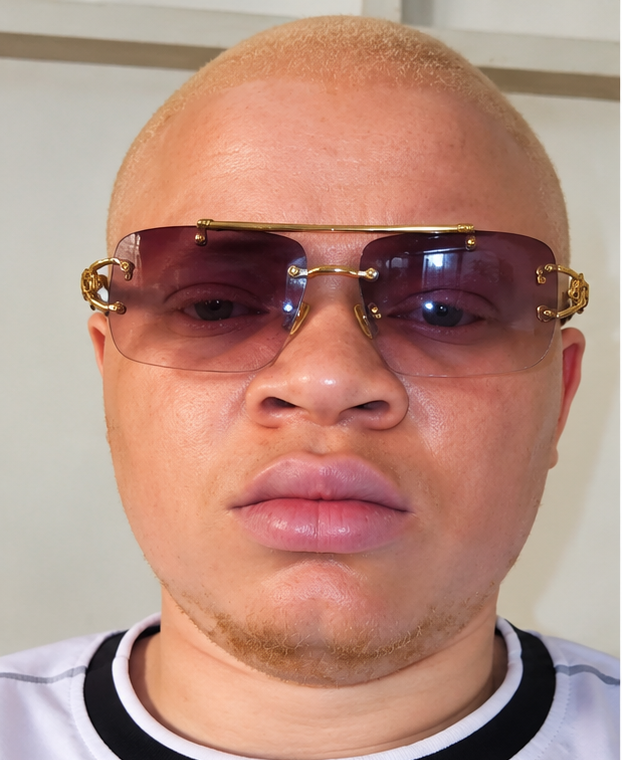
#> input picture tools/gen3d/input/photo_face.png, 622 x 760 px, found by its file name
$ python deglass.py input/photo_face.png input/photo_gauche.png
#> lines starting #> are read from the running program, lines starting #| are printed output that depends on the picture; after the words box and inside, x2 and y2 are one past the last pixel; in counts of white or black regions, pixels touching at a corner belong together
"""Enlève les lunettes des photos du visage (avant la génération 3D de la tête).

Les lunettes seront un objet 3D séparé : il ne faut pas qu'elles soient fondues dans le
relief ni peintes sur la peau. Méthode (sans GPU) :
  - verres teintés : on corrige la teinte (transfert de couleur Lab vers la peau voisine),
    ce qui garde les yeux et les paupières visibles à travers ;
  - monture fine (barre, pont, charnières, branche) : reconstruction par inpainting.
Les zones sont décrites à la main pour ces photos (coordonnées en pixels).
Usage : python deglass.py dossier_entree dossier_sortie
"""
import os
import sys

import cv2
import numpy as np

INP, OUT = sys.argv[1], sys.argv[2]
os.makedirs(OUT, exist_ok=True)

ZONES = {
    "photo_face.png": {
        "verres": [
            [(125, 232), (300, 232), (306, 300), (292, 345), (255, 373), (170, 369), (120, 346), (106, 300), (110, 255)],
            [(360, 232), (556, 238), (562, 272), (546, 332), (510, 370), (420, 377), (380, 357), (364, 320), (357, 262)],
        ],
        "peau": [(150, 395, 260, 450), (380, 395, 500, 450)],   # rectangles de joue (référence de couleur)
        "monture": {
            "lignes": [((195, 226), (475, 229), 9), ((292, 276), (378, 274), 8), ((297, 268), (300, 330), 6),
                       ((372, 268), (370, 330), 6)],
            "taches": [[(76, 258), (132, 258), (134, 316), (76, 316)], [(532, 258), (592, 258), (592, 318), (532, 318)]],
        },
    },
    "photo_gauche.png": {
        "verres": [[(36, 238), (132, 243), (162, 330), (152, 396), (110, 404), (38, 391), (14, 340), (10, 270)]],
        "peau": [(170, 400, 300, 470)],
        "monture": {
            "lignes": [((150, 262), (330, 246), 24), ((330, 246), (495, 234), 22), ((495, 234), (530, 236), 14)],
            "taches": [[(140, 240), (220, 240), (222, 292), (140, 292)], [(0, 300), (40, 300), (40, 380), (0, 380)]],
        },
    },
}
ZONES["photo_droite.png"] = ZONES["photo_gauche.png"]   # même cadrage, même côté du visage


def poly_mask(shape, polys):
    m = np.zeros(shape[:2], np.uint8)
    for p in polys:
        cv2.fillPoly(m, [np.array(p, np.int32)], 255)
    return m


for name, z in ZONES.items():
    path = os.path.join(INP, name)
    if not os.path.exists(path):
        continue
    im = cv2.imread(path)
#> im is the input picture: shape (760, 622, 3); mean B, G, R 128, 142.1, 181.9
    lab = cv2.cvtColor(im, cv2.COLOR_BGR2LAB).astype(np.float32)
    lens = poly_mask(im.shape, z["verres"]) > 0
#> after the loop in poly_mask, `for p in polys:`:
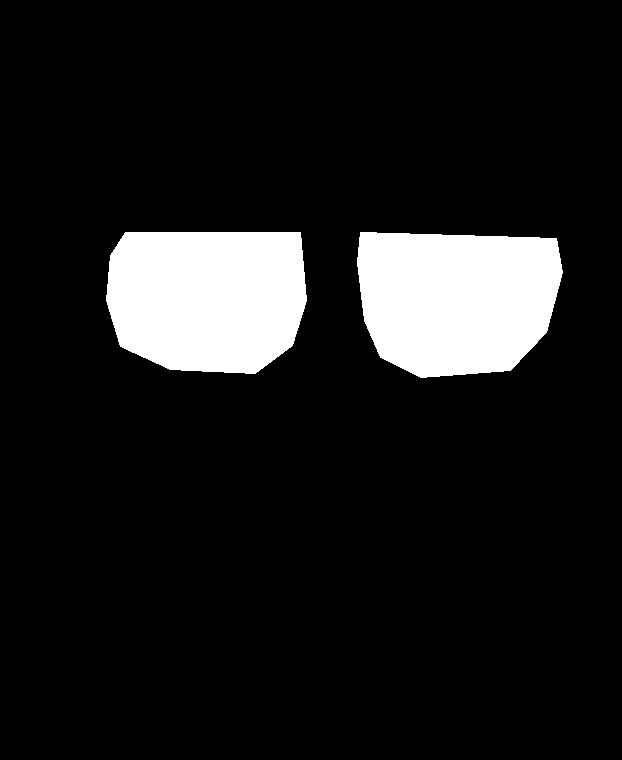
#> m: shape (760, 622); 10.6% white; 2 white regions, box (x1, y1, x2, y2) and area: (357, 232, 563, 378) 25171, (106, 232, 307, 374) 25058
    skin = np.zeros(im.shape[:2], bool)
    for x0, y0, x1, y1 in z["peau"]:
        skin[y0:y1, x0:x1] = True
    # transfert de couleur : moyenne/écart-type du verre -> ceux de la peau (L un peu plus sombre :
    # la zone des yeux est naturellement plus ombrée)
    out = lab.copy()
    for c in range(3):
        ls, lsd = lab[lens, c].mean(), lab[lens, c].std() + 1e-6
        ss, ssd = lab[skin, c].mean(), lab[skin, c].std() + 1e-6
        if c == 0:
            # luminosité : on garde le dessin des yeux, un peu plus sombre que la joue (zone d'ombre)
            gain = float(np.clip(ssd / lsd, 0.8, 1.3))
            val = (lab[:, :, 0] - ls) * gain + ss - 12.0
        else:
            # couleur : celle de la peau, avec 30 % des variations d'origine
            val = (lab[:, :, c] - ls) * 0.3 + ss
        out[:, :, c] = np.where(lens, val, lab[:, :, c])
#> this loop made 3 passes
#> (ls, lsd, ss, ssd, gain) on pass 1: (74.49, 41.55, 169, 26.93, 0.8)
#> (ls, lsd, ss, ssd) on passes 2 to 3: (149.8, 7.27, 152.9, 3.82), (137, 10.54, 150.2, 4.63)
#> pass 1, `val = (lab[:, :, 0] - ls) * gain + ss - 12.0`:
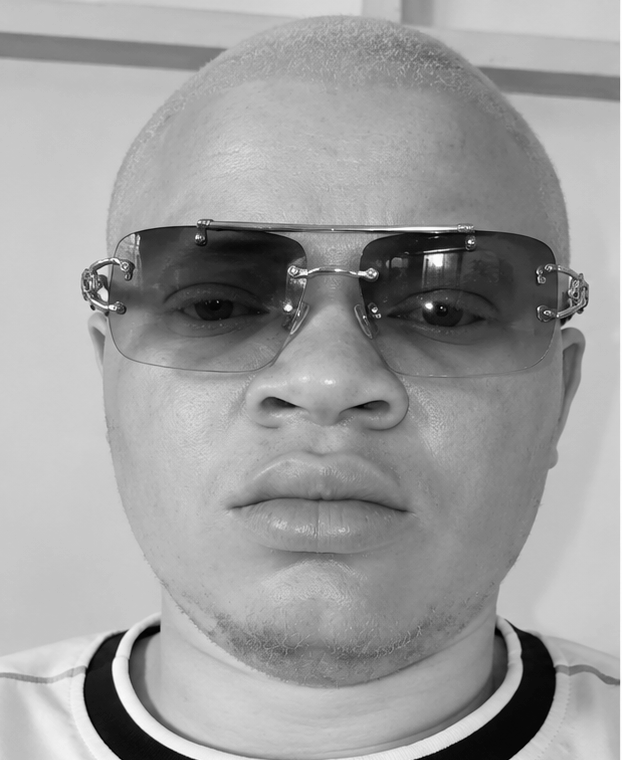
#> val: shape (760, 622) float32; min 97.42, max 301.4, mean 224.3; drawn with min black and max white
#> after the loop:
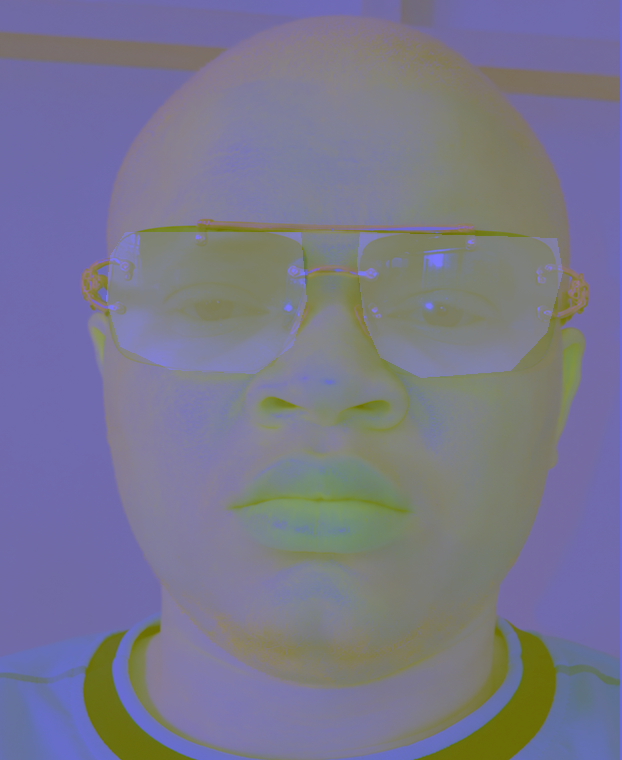
#> out: shape (760, 622, 3) float32; mean B, G, R 167.3, 142.2, 143.3; drawn with min black and max white
    fixed = cv2.cvtColor(np.clip(out, 0, 255).astype(np.uint8), cv2.COLOR_LAB2BGR)
    # bord du verre adouci (évite une marque nette)
    soft = cv2.GaussianBlur(lens.astype(np.float32), (0, 0), 6.0)[:, :, None]
    blend = (fixed * soft + im * (1 - soft)).astype(np.uint8)
    # monture : inpainting des barres, du pont, des charnières, de la branche et du contour des verres
    frame = np.zeros(im.shape[:2], np.uint8)
    for (a, b, t) in z["monture"]["lignes"]:
        cv2.line(frame, a, b, 255, t)
#> frame: shape (760, 622); 1% white; 2 white regions, box (x1, y1, x2, y2) and area: (190, 221, 481, 235) 3161, (288, 265, 383, 334) 1622
    for p in z["monture"]["taches"]:
        cv2.fillPoly(frame, [np.array(p, np.int32)], 255)
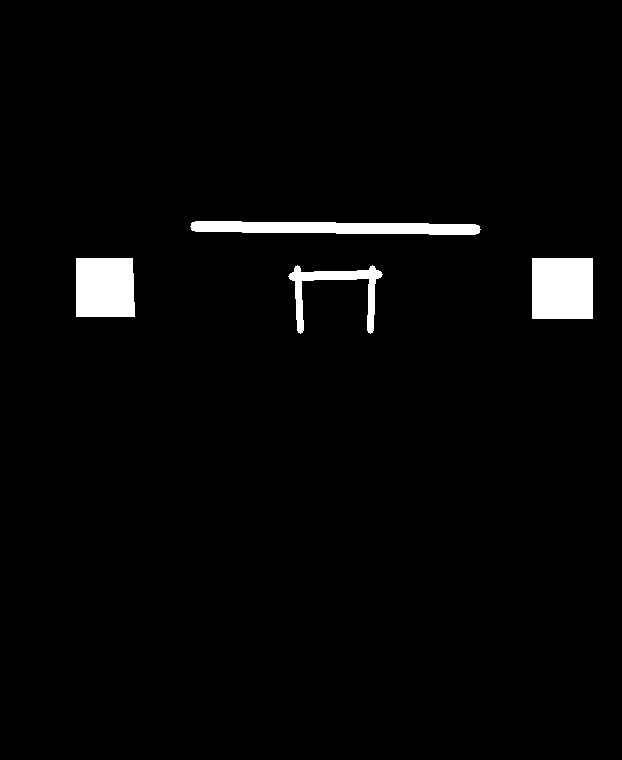
#> frame: shape (760, 622); 2.5% white; 4 white regions, box (x1, y1, x2, y2) and area: (532, 258, 593, 319) 3721, (76, 258, 135, 317) 3422, (190, 221, 481, 235) 3161, (288, 265, 383, 334) 1622
    edge = cv2.morphologyEx(lens.astype(np.uint8) * 255, cv2.MORPH_GRADIENT, np.ones((5, 5), np.uint8))
#> edge: shape (760, 622); 1.2% white; 2 white regions, box (x1, y1, x2, y2) and area: (355, 230, 565, 380) 2816, (104, 230, 309, 376) 2744
    frame = cv2.bitwise_or(frame, edge)
#> frame: shape (760, 622); 3.4% white; 1 white region, box (x1, y1, x2, y2) and area: (76, 221, 593, 380) 16106
    # branche en bois rouge et pièces dorées : détectées par la couleur, dans la bande des
    # lunettes seulement (les lèvres, plus bas, ne sont pas touchées)
    hsv = cv2.cvtColor(im, cv2.COLOR_BGR2HSV).astype(int)
    hh, ss, vv = hsv[:, :, 0], hsv[:, :, 1], hsv[:, :, 2]
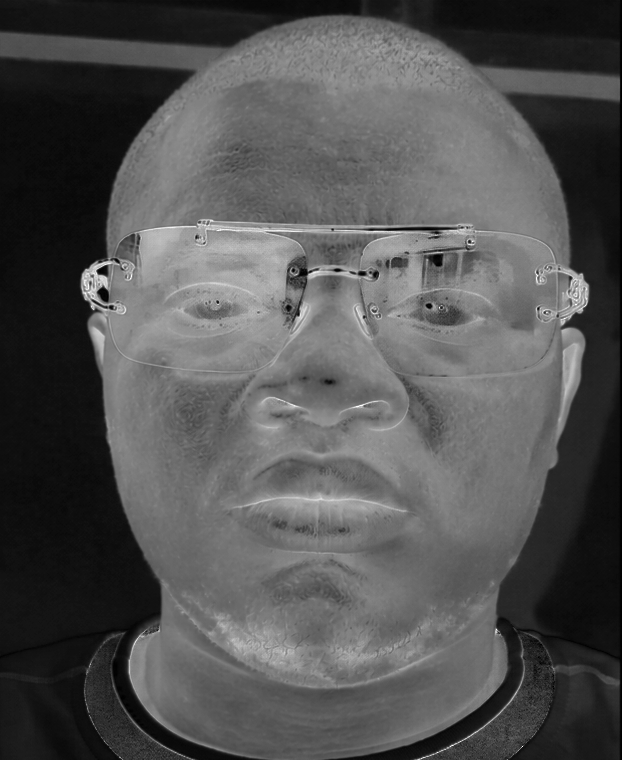
#> ss: shape (760, 622) int64; min 0, max 255, mean 83.1
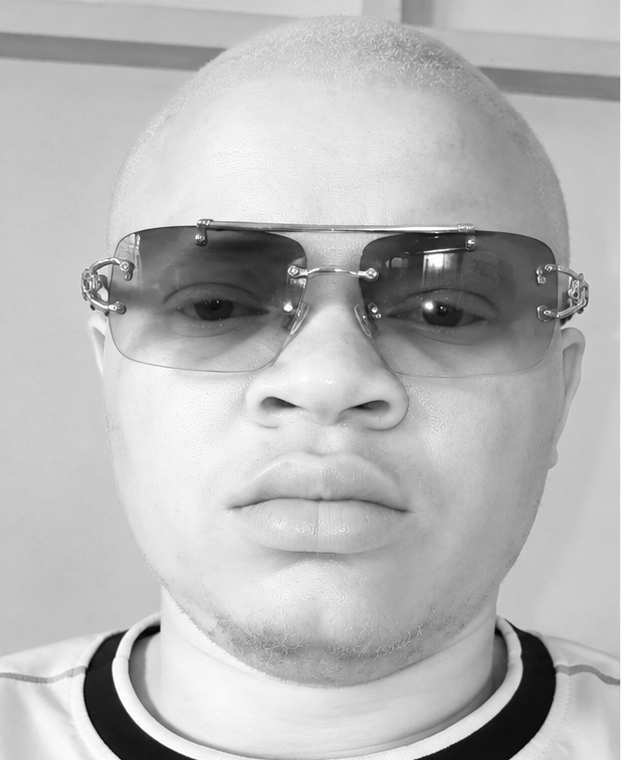
#> vv: shape (760, 622) int64; min 2, max 255, mean 182.9
    wood = ((hh <= 12) | (hh >= 168)) & (ss > 150) & (vv > 35) & (vv < 170)
#> wood: shape (760, 622) bool; 4% white; 352 white regions (316 under 20 px), largest, box (x1, y1, x2, y2) and area: (135, 224, 331, 343) 10706, (331, 230, 432, 262) 1126, (244, 493, 406, 512) 922
    gold = (hh >= 15) & (hh <= 30) & (ss > 160) & (vv > 140)
#> gold: shape (760, 622) bool; 0.11% white in thin lines or dots, all inside (x1, y1, x2, y2) = (82, 222, 588, 314)
    y_band = np.zeros(im.shape[:2], bool)
    ys_ = [p_[1] for poly in z["verres"] for p_ in poly]
    y_band[max(0, min(ys_) - 45):max(ys_) - 20] = True
    col_m = ((wood | gold) & y_band).astype(np.uint8) * 255
#> col_m: shape (760, 622); 3.4% white; 265 white regions (237 under 20 px), largest, box (x1, y1, x2, y2) and area: (135, 224, 331, 343) 10706, (331, 230, 432, 262) 1126, (391, 255, 421, 305) 633
    col_m = cv2.dilate(col_m, np.ones((7, 7), np.uint8))
#> col_m: shape (760, 622); 7.6% white; 10 white regions, largest, box (x1, y1, x2, y2) and area: (79, 216, 591, 360) 34410, (451, 277, 495, 308) 708, (465, 313, 488, 327) 250
    frame = cv2.bitwise_or(frame, col_m)
#> frame: shape (760, 622); 8.8% white; 7 white regions, largest, box (x1, y1, x2, y2) and area: (76, 216, 593, 380) 40382, (451, 277, 495, 308) 708, (465, 313, 488, 327) 250
    res = cv2.inpaint(blend, frame, 6, cv2.INPAINT_TELEA)
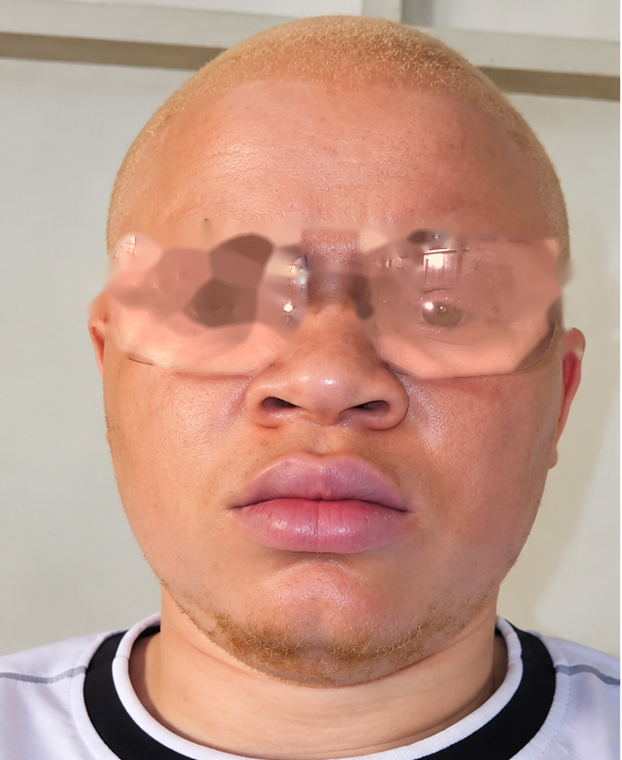
#> res: shape (760, 622, 3); mean B, G, R 135.4, 151.5, 193.1
    cv2.imwrite(os.path.join(OUT, name.replace(".png", "_sans_lunettes.png")), res)
    print("OK", name)
#> pass 2 of the loop `for name, z in ZONES.items():`:
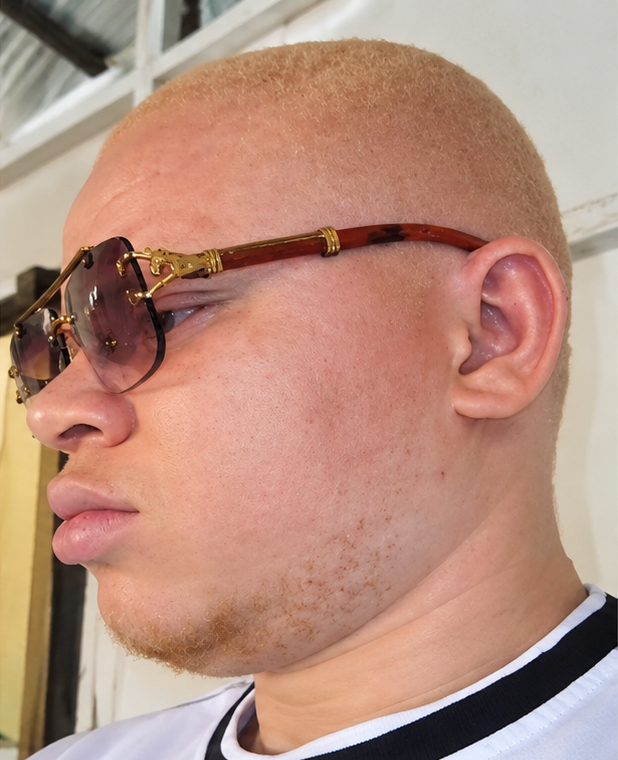
#> input picture tools/gen3d/input/photo_gauche.png, 618 x 760 px, found by its file name
#> im is the input picture: shape (760, 618, 3); mean B, G, R 126.3, 143.1, 183.2
#> lab: shape (760, 618, 3) float32
#> after the loop in poly_mask (call 2), `for p in polys:`:
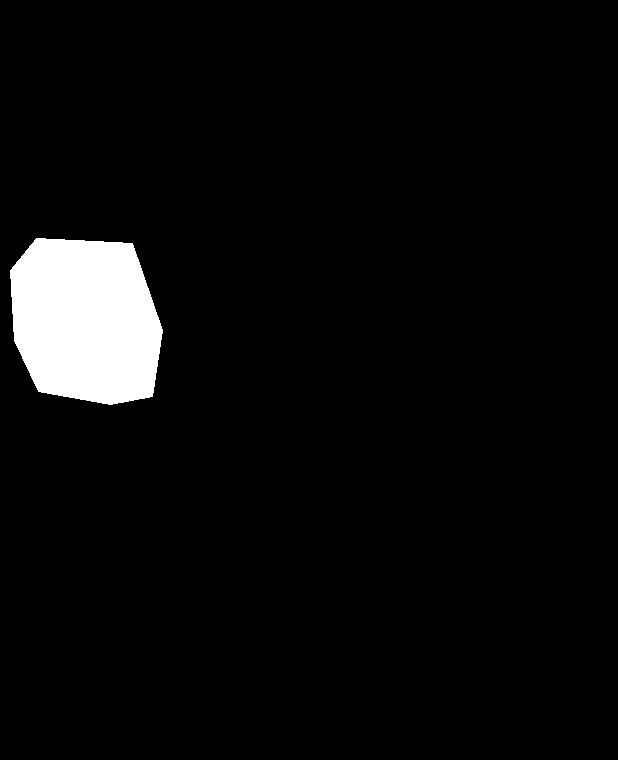
#> m: shape (760, 618); 4.5% white; 1 white region, box (x1, y1, x2, y2) and area: (10, 238, 163, 405) 21015
#> the loop `for c in range(3):` made 3 passes
#> (ls, lsd, ss, ssd, gain) on pass 1: (96.27, 53.17, 188.9, 7, 0.8)
#> fixed: shape (760, 618, 3)
#> soft: shape (760, 618, 1) float32
#> blend: shape (760, 618, 3)
#> edge: shape (760, 618); 0.55% white; 1 white region, box (x1, y1, x2, y2) and area: (8, 236, 165, 407) 2560
#> hsv: shape (760, 618, 3) int64
#> hh: shape (760, 618) int64
#> vv: shape (760, 618) int64
#> wood: shape (760, 618) bool; 1.7% white; 224 white regions (196 under 20 px), largest, box (x1, y1, x2, y2) and area: (166, 223, 489, 286) 4749, (34, 259, 78, 312) 269, (34, 355, 53, 378) 268
#> gold: shape (760, 618) bool; 0.21% white; 46 white regions (44 under 20 px), largest, box (x1, y1, x2, y2) and area: (150, 250, 215, 278) 688, (323, 228, 339, 250) 126
#> `col_m = cv2.dilate(col_m, np.ones((7, 7), np.uint8))`:
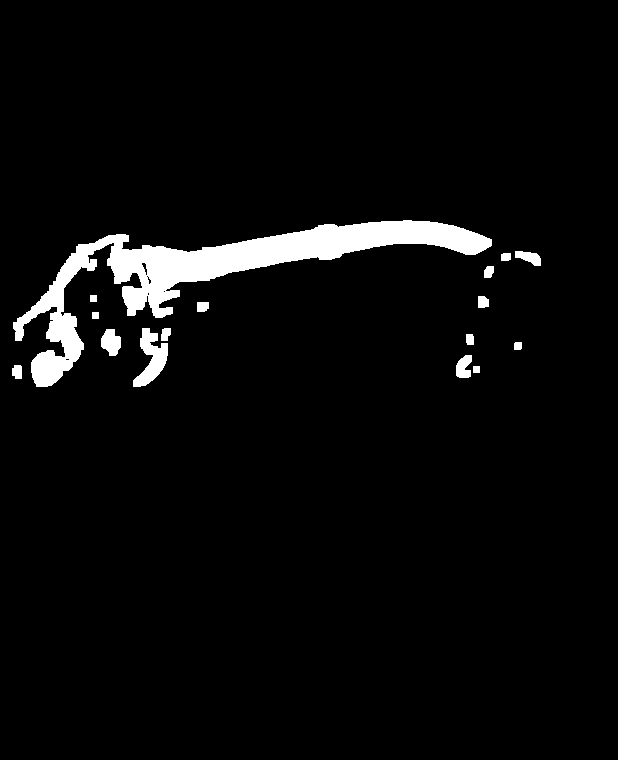
#> col_m: shape (760, 618); 4.1% white; 16 white regions, largest, box (x1, y1, x2, y2) and area: (13, 220, 492, 387) 16509, (133, 328, 168, 387) 1015, (101, 329, 121, 356) 392
